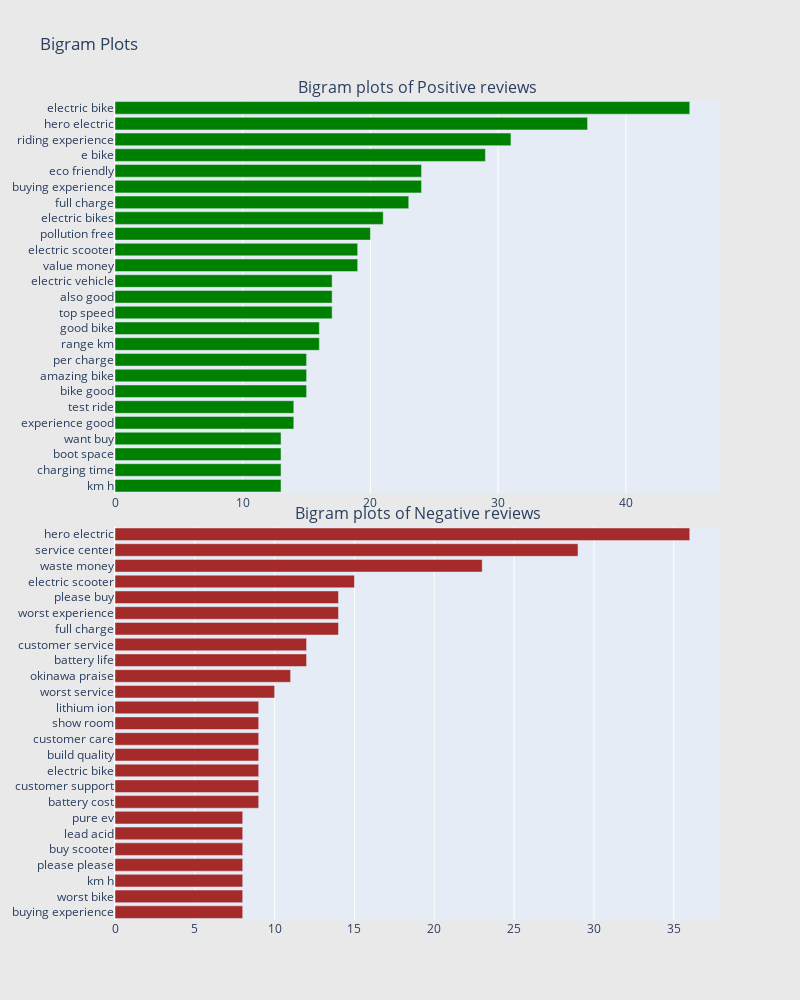

Write notebook code for a chart like this one.
### Markdown cell above
### Bigram analysis

### Code cell
# Positive Reviews

freq_dict = defaultdict(int)
for sent in review_pos["Text"]:
    for word in generate_ngrams(sent,2):
        freq_dict[word] += 1
fd_sorted = pd.DataFrame(sorted(freq_dict.items(), key=lambda x: x[1])[::-1])
fd_sorted.columns = ["word", "wordcount"]
trace0 = horizontal_bar_chart(fd_sorted.head(25), 'green')

# Negative Reviews

freq_dict = defaultdict(int)
for sent in review_neg["Text"]:
    for word in generate_ngrams(sent,2):
        freq_dict[word] += 1
fd_sorted = pd.DataFrame(sorted(freq_dict.items(), key=lambda x: x[1])[::-1])
fd_sorted.columns = ["word", "wordcount"]
trace1 = horizontal_bar_chart(fd_sorted.head(25), 'brown')

# Creating two subplots

fig = tools.make_subplots(rows=2, cols=1, vertical_spacing=0.04,horizontal_spacing=0.25,
                          subplot_titles=["Bigram plots of Positive reviews",
                                          "Bigram plots of Negative reviews"])
fig.append_trace(trace0, 1, 1)
fig.append_trace(trace1, 2, 1)
fig['layout'].update(height=1000, width=800, paper_bgcolor='rgb(233,233,233)', title="Bigram Plots")
iplot(fig, filename='word-plots')

### Figure 1 — Plotly figure (JSON) as saved in the notebook; plotly's stock layout.template omitted (floating-point values rounded to 4 significant figures)
{"data": [{"marker": {"color": "green"}, "orientation": "h", "showlegend": false, "type": "bar", "x": [13, 13, 13, 13, 14, 14, 15, 15, 15, 16, 16, 17, 17, 17, 19, 19, 20, 21, 23, 24, 24, 29, 31, 37, 45], "xaxis": "x", "y": ["km h", "charging time", "boot space", "want buy", "experience good", "test ride", "bike good", "amazing bike", "per charge", "range km", "good bike", "top speed", "also good", "electric vehicle", "value money", "electric scooter", "pollution free", "electric bikes", "full charge", "buying experience", "eco friendly", "e bike", "riding experience", "hero electric", "electric bike"], "yaxis": "y"}, {"marker": {"color": "brown"}, "orientation": "h", "showlegend": false, "type": "bar", "x": [8, 8, 8, 8, 8, 8, 8, 9, 9, 9, 9, 9, 9, 9, 10, 11, 12, 12, 14, 14, 14, 15, 23, 29, 36], "xaxis": "x2", "y": ["buying experience", "worst bike", "km h", "please please", "buy scooter", "lead acid", "pure ev", "battery cost", "customer support", "electric bike", "build quality", "customer care", "show room", "lithium ion", "worst service", "okinawa praise", "battery life", "customer service", "full charge", "worst experience", "please buy", "electric scooter", "waste money", "service center", "hero electric"], "yaxis": "y2"}], "layout": {"annotations": [{"font": {"size": 16}, "showarrow": false, "text": "Bigram plots of Positive reviews", "x": 0.5, "xanchor": "center", "xref": "paper", "y": 1, "yanchor": "bottom", "yref": "paper"}, {"font": {"size": 16}, "showarrow": false, "text": "Bigram plots of Negative reviews", "x": 0.5, "xanchor": "center", "xref": "paper", "y": 0.48, "yanchor": "bottom", "yref": "paper"}], "height": 1000, "paper_bgcolor": "rgb(233,233,233)", "title": {"text": "Bigram Plots"}, "width": 800, "xaxis": {"anchor": "y", "domain": [0, 1]}, "xaxis2": {"anchor": "y2", "domain": [0, 1]}, "yaxis": {"anchor": "x", "domain": [0.52, 1]}, "yaxis2": {"anchor": "x2", "domain": [0, 0.48]}}}
